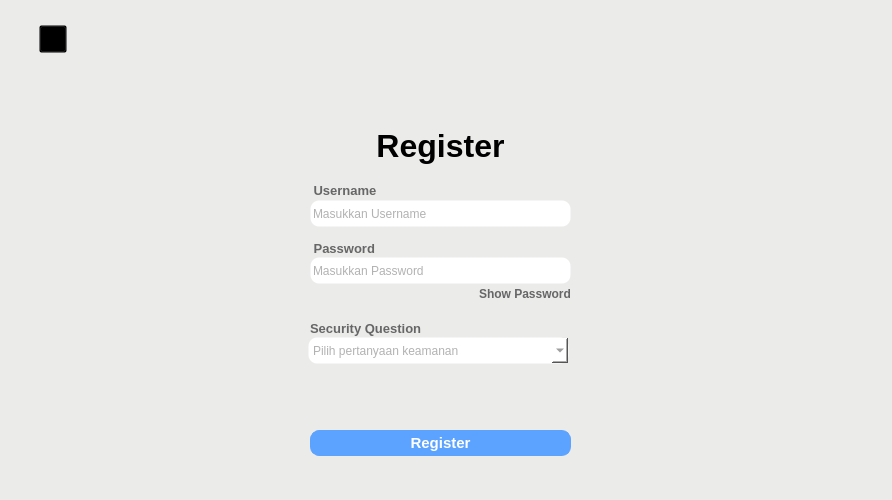
<?xml version="1.0" encoding="UTF-8"?>
<ui version="4.0">
 <class>Form_Register</class>
 <widget class="QWidget" name="Form_Register">
  <property name="geometry">
   <rect>
    <x>0</x>
    <y>0</y>
    <width>892</width>
    <height>500</height>
   </rect>
  </property>
  <property name="font">
   <font>
    <family>Nirmala UI</family>
   </font>
  </property>
  <property name="windowTitle">
   <string>REGISTER</string>
  </property>
  <property name="windowIcon">
   <iconset resource="../Resources_rc/resources.qrc">
    <normaloff>:/LogoAndWindowsIcon/Aset/LogoIconSolusiku-final.png</normaloff>:/LogoAndWindowsIcon/Aset/LogoIconSolusiku-final.png</iconset>
  </property>
  <property name="styleSheet">
   <string notr="true">background-color: #ebebea;</string>
  </property>
  <widget class="QLabel" name="label">
   <property name="geometry">
    <rect>
     <x>370</x>
     <y>120</y>
     <width>141</width>
     <height>51</height>
    </rect>
   </property>
   <property name="font">
    <font>
     <family>Nirmala UI</family>
     <pointsize>24</pointsize>
     <weight>75</weight>
     <bold>true</bold>
    </font>
   </property>
   <property name="contextMenuPolicy">
    <enum>Qt::DefaultContextMenu</enum>
   </property>
   <property name="layoutDirection">
    <enum>Qt::LeftToRight</enum>
   </property>
   <property name="styleSheet">
    <string notr="true">background-color:transparent;</string>
   </property>
   <property name="text">
    <string>Register</string>
   </property>
   <property name="alignment">
    <set>Qt::AlignCenter</set>
   </property>
  </widget>
  <widget class="QLineEdit" name="txt_username">
   <property name="geometry">
    <rect>
     <x>310</x>
     <y>200</y>
     <width>261</width>
     <height>27</height>
    </rect>
   </property>
   <property name="font">
    <font>
     <family>Nirmala UI</family>
     <pointsize>9</pointsize>
    </font>
   </property>
   <property name="styleSheet">
    <string notr="true">border : 1px solid transparent;
border-radius : 9px;
background-color: white;
color: #666666;</string>
   </property>
   <property name="alignment">
    <set>Qt::AlignLeading|Qt::AlignLeft|Qt::AlignVCenter</set>
   </property>
   <property name="placeholderText">
    <string>Masukkan Username</string>
   </property>
  </widget>
  <widget class="QLineEdit" name="txt_password">
   <property name="geometry">
    <rect>
     <x>310</x>
     <y>257</y>
     <width>261</width>
     <height>27</height>
    </rect>
   </property>
   <property name="font">
    <font>
     <family>Nirmala UI</family>
     <pointsize>9</pointsize>
    </font>
   </property>
   <property name="styleSheet">
    <string notr="true">border : 1px solid transparent;
border-radius : 9px;
background-color: white;
color: #666666;</string>
   </property>
   <property name="text">
    <string/>
   </property>
   <property name="alignment">
    <set>Qt::AlignLeading|Qt::AlignLeft|Qt::AlignVCenter</set>
   </property>
   <property name="placeholderText">
    <string>Masukkan Password</string>
   </property>
  </widget>
  <widget class="QCheckBox" name="chk_show_pw">
   <property name="geometry">
    <rect>
     <x>460</x>
     <y>281</y>
     <width>111</width>
     <height>26</height>
    </rect>
   </property>
   <property name="font">
    <font>
     <family>Nirmala UI</family>
     <pointsize>9</pointsize>
     <weight>75</weight>
     <bold>true</bold>
    </font>
   </property>
   <property name="styleSheet">
    <string notr="true">background-color: transparent;
color: #666666;</string>
   </property>
   <property name="text">
    <string>Show Password</string>
   </property>
   <property name="iconSize">
    <size>
     <width>16</width>
     <height>16</height>
    </size>
   </property>
   <property name="checkable">
    <bool>true</bool>
   </property>
   <property name="checked">
    <bool>false</bool>
   </property>
  </widget>
  <widget class="QPushButton" name="btn_register">
   <property name="geometry">
    <rect>
     <x>310</x>
     <y>430</y>
     <width>261</width>
     <height>26</height>
    </rect>
   </property>
   <property name="font">
    <font>
     <family>Nirmala UI</family>
     <pointsize>11</pointsize>
     <weight>75</weight>
     <bold>true</bold>
    </font>
   </property>
   <property name="styleSheet">
    <string notr="true">border: 1px solid #5ca3ff;
border-radius: 9px;
background-color: #5ca3ff;
color: #ffffff;</string>
   </property>
   <property name="text">
    <string>Register</string>
   </property>
  </widget>
  <widget class="QLabel" name="label_5">
   <property name="geometry">
    <rect>
     <x>290</x>
     <y>-10</y>
     <width>301</width>
     <height>191</height>
    </rect>
   </property>
   <property name="text">
    <string/>
   </property>
   <property name="pixmap">
    <pixmap>../../Downloads/Logo-removebg.png</pixmap>
   </property>
   <property name="scaledContents">
    <bool>true</bool>
   </property>
  </widget>
  <widget class="QLabel" name="shadow_blue">
   <property name="geometry">
    <rect>
     <x>0</x>
     <y>80</y>
     <width>892</width>
     <height>425</height>
    </rect>
   </property>
   <property name="styleSheet">
    <string notr="true">background-color: transparent;</string>
   </property>
   <property name="text">
    <string/>
   </property>
   <property name="pixmap">
    <pixmap resource="../Resources_rc/resources.qrc">:/Images/Aset/Shadow_blue.jpg</pixmap>
   </property>
   <property name="scaledContents">
    <bool>true</bool>
   </property>
  </widget>
  <widget class="QLabel" name="label_7">
   <property name="geometry">
    <rect>
     <x>250</x>
     <y>0</y>
     <width>351</width>
     <height>231</height>
    </rect>
   </property>
   <property name="text">
    <string/>
   </property>
   <property name="pixmap">
    <pixmap>../Logo_APK_No_BG.png</pixmap>
   </property>
   <property name="scaledContents">
    <bool>true</bool>
   </property>
  </widget>
  <widget class="QLabel" name="Logo_apk">
   <property name="geometry">
    <rect>
     <x>270</x>
     <y>-30</y>
     <width>341</width>
     <height>221</height>
    </rect>
   </property>
   <property name="text">
    <string/>
   </property>
   <property name="pixmap">
    <pixmap resource="../Resources_rc/resources.qrc">:/Images/Aset/Logo-removebg.png</pixmap>
   </property>
   <property name="scaledContents">
    <bool>true</bool>
   </property>
  </widget>
  <widget class="QLabel" name="label_3">
   <property name="geometry">
    <rect>
     <x>310</x>
     <y>182</y>
     <width>71</width>
     <height>16</height>
    </rect>
   </property>
   <property name="font">
    <font>
     <family>Nirmala UI</family>
     <pointsize>10</pointsize>
     <weight>75</weight>
     <bold>true</bold>
    </font>
   </property>
   <property name="styleSheet">
    <string notr="true">color: #666666;
background-color: transparent;</string>
   </property>
   <property name="text">
    <string> Username</string>
   </property>
  </widget>
  <widget class="QLabel" name="label_4">
   <property name="geometry">
    <rect>
     <x>310</x>
     <y>240</y>
     <width>71</width>
     <height>16</height>
    </rect>
   </property>
   <property name="font">
    <font>
     <family>Nirmala UI</family>
     <pointsize>10</pointsize>
     <weight>75</weight>
     <bold>true</bold>
    </font>
   </property>
   <property name="styleSheet">
    <string notr="true">color: #666666;
background-color:transparent;</string>
   </property>
   <property name="text">
    <string> Password</string>
   </property>
  </widget>
  <widget class="QLabel" name="label_6">
   <property name="geometry">
    <rect>
     <x>310</x>
     <y>320</y>
     <width>111</width>
     <height>16</height>
    </rect>
   </property>
   <property name="font">
    <font>
     <family>Nirmala UI</family>
     <pointsize>10</pointsize>
     <weight>75</weight>
     <bold>true</bold>
    </font>
   </property>
   <property name="styleSheet">
    <string notr="true">color: #666666;
background-color:transparent;</string>
   </property>
   <property name="text">
    <string>Security Question</string>
   </property>
  </widget>
  <widget class="QComboBox" name="cmbBox_sec_qstion">
   <property name="geometry">
    <rect>
     <x>308</x>
     <y>337</y>
     <width>261</width>
     <height>27</height>
    </rect>
   </property>
   <property name="font">
    <font>
     <family>Nirmala UI</family>
     <pointsize>9</pointsize>
    </font>
   </property>
   <property name="styleSheet">
    <string notr="true">border : 1px solid transparent;
border-radius : 9px;
background-color: white;
color: #666666;</string>
   </property>
   <property name="currentText">
    <string/>
   </property>
   <property name="maxVisibleItems">
    <number>0</number>
   </property>
   <property name="placeholderText">
    <string>Pilih pertanyaan keamanan</string>
   </property>
  </widget>
  <widget class="QPushButton" name="btn_back">
   <property name="geometry">
    <rect>
     <x>39</x>
     <y>25</y>
     <width>28</width>
     <height>28</height>
    </rect>
   </property>
   <property name="styleSheet">
    <string notr="true">background-color:transparent;</string>
   </property>
   <property name="text">
    <string/>
   </property>
   <property name="icon">
    <iconset resource="../Resources_rc/resources.qrc">
     <normaloff>:/Images/Aset/btn_back_noBG.png</normaloff>:/Images/Aset/btn_back_noBG.png</iconset>
   </property>
   <property name="iconSize">
    <size>
     <width>28</width>
     <height>28</height>
    </size>
   </property>
  </widget>
  <zorder>shadow_blue</zorder>
  <zorder>label_7</zorder>
  <zorder>label_5</zorder>
  <zorder>txt_username</zorder>
  <zorder>txt_password</zorder>
  <zorder>chk_show_pw</zorder>
  <zorder>btn_register</zorder>
  <zorder>Logo_apk</zorder>
  <zorder>label</zorder>
  <zorder>label_3</zorder>
  <zorder>label_4</zorder>
  <zorder>label_6</zorder>
  <zorder>cmbBox_sec_qstion</zorder>
  <zorder>btn_back</zorder>
 </widget>
 <resources>
  <include location="../Resources_rc/resources.qrc"/>
  <include location="../Resources_rc/resources.qrc"/>
 </resources>
 <connections/>
</ui>
